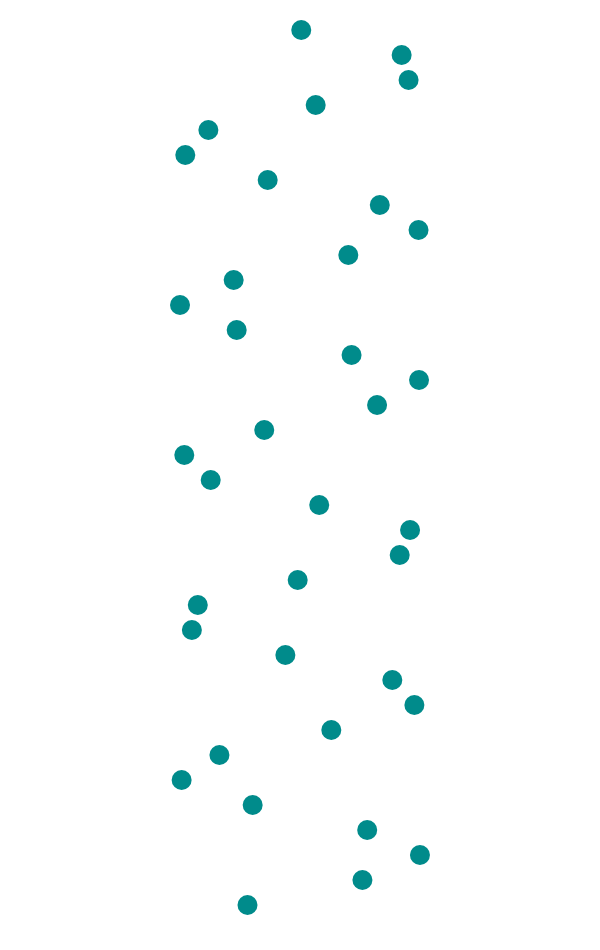
Frame 1 (no input)
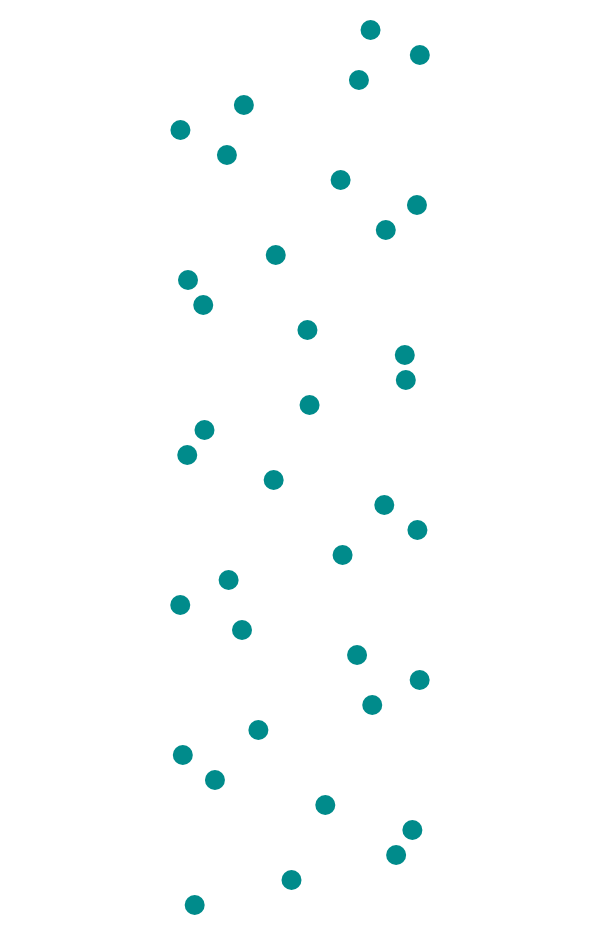
Frame 60 (no input)
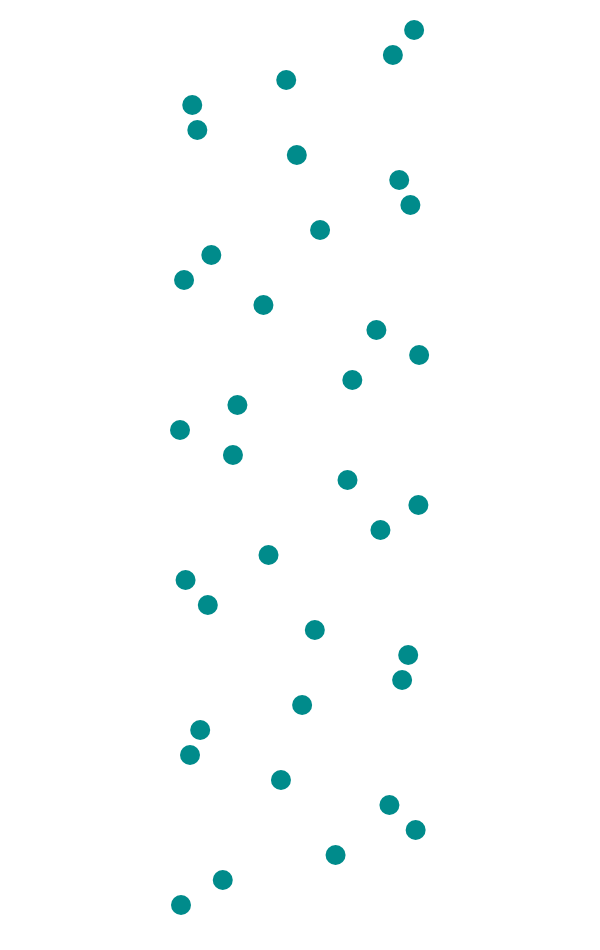
Frame 120 (the mouse pressed at the canvas centre since frame 60)

The p5.js sketch that drew these frames (run headless with seeded random() and noise() and a simulated clock; from frame 60 on, the mouse is pressed at the canvas centre):

// p5.js sketch
// ── sketch.js
// width and height of sketch
let w;
let h;
// array to hold pts
let pts = [];

function setup() {
    // setting width and height of sketch
    w = 600;
    h = 0.95*windowHeight;
    let canv = createCanvas(w,h);
    ellipseMode(RADIUS);
    noStroke();
    for (let i = 0; i < 36; i++) {
        pts.push(new Point(50*i/2+30, i, color("#008B8B")));
    }
}

function draw() {
    background(255);
    for (let i = 0; i < pts.length; i++) {
        pt = pts[i];
        pt.update(frameCount);
        pt.show();
    }
}

// ── Point.js
function Point(level, phase, col) {
    // setting colour of point
    this.col = col;
    // defining the ylevel, frequeny, and phase of the point
    this.level = level;
    this.freq = PI/300;
    this.phase = phase;
    // defining the offset from the centre
    this.offset = 0;
    this.radius = 10;
    this.update = function(time) {
        this.offset = sin(this.freq * time + this.phase);
    }
    this.show = function() {
        fill(this.col);
        ellipse(w/2*(1+0.4*this.offset), this.level, this.radius);
    }
}
